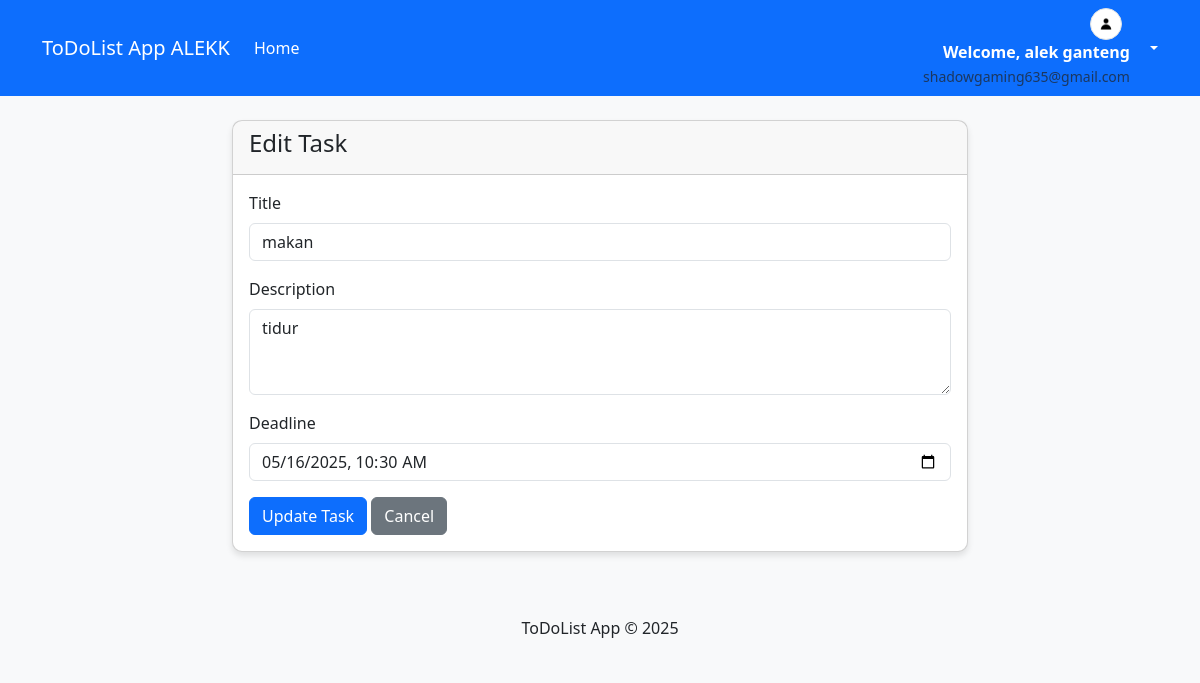
/todolist-app/edit_task.php?id=12 (signed in), run on the app's committed database.
### tables this page shows
CREATE TABLE `tasks` (
  `id` int(11) NOT NULL,
  `user_id` int(11) NOT NULL,
  `title` varchar(255) NOT NULL,
  `description` text DEFAULT NULL,
  `status` enum('pending','completed') DEFAULT 'pending',
  `deadline` datetime NOT NULL,
  `created_at` timestamp NOT NULL DEFAULT current_timestamp(),
  `is_late` tinyint(1) DEFAULT 0
);

### todolist-app/edit_task.php (the view, shortened to what this page needs)
<?php
require_once 'includes/auth.php';
$task_id = $_GET['id'];
$stmt = $pdo->prepare("SELECT * FROM tasks WHERE id = :id AND user_id = :user_id");
$stmt->execute([':id' => $task_id, ':user_id' => $_SESSION['user_id']]);
$task = $stmt->fetch(PDO::FETCH_ASSOC);
?>
<?php include 'includes/header.php'; ?>
<div class="row justify-content-center">
    <div class="col-md-8">
        <div class="card">
            <div class="card-header">
                <h4>Edit Task</h4>
            </div>
            <div class="card-body">
                <form method="POST">
                    <div class="mb-3">
                        <label for="title" class="form-label">Title</label>
                        <input type="text" class="form-control" id="title" name="title" value="<?= htmlspecialchars($task['title']) ?>" required>
                    </div>
                    <div class="mb-3">
                        <label for="description" class="form-label">Description</label>
                        <textarea class="form-control" id="description" name="description" rows="3"><?= htmlspecialchars($task['description']) ?></textarea>
                    </div>
                    <div class="mb-3">
                        <label for="deadline" class="form-label">Deadline</label>
                        <input type="datetime-local" class="form-control" id="deadline" name="deadline"
                            value="<?= date('Y-m-d\TH:i', strtotime($task['deadline'])) ?>" required>
                    </div>
                    <button type="submit" class="btn btn-primary">Update Task</button>
                    <a href="index.php" class="btn btn-secondary">Cancel</a>
                </form>
            </div>
        </div>
    </div>
</div>
<?php include 'includes/footer.php'; ?>

### todolist-app/assets/css/style.css (style rules this page uses)
body { background-color: #f8f9fa; }
.card { border-radius: 10px; box-shadow: 0 4px 6px rgba(0, 0, 0, 0.1); }

### data on the page
tasks: title "makan", description "tidur", deadline "05/16/2025 10:30"

### other printed values
$_SESSION['username'] "alek ganteng"
$_SESSION['email'] "shadowgaming635@gmail.com"
